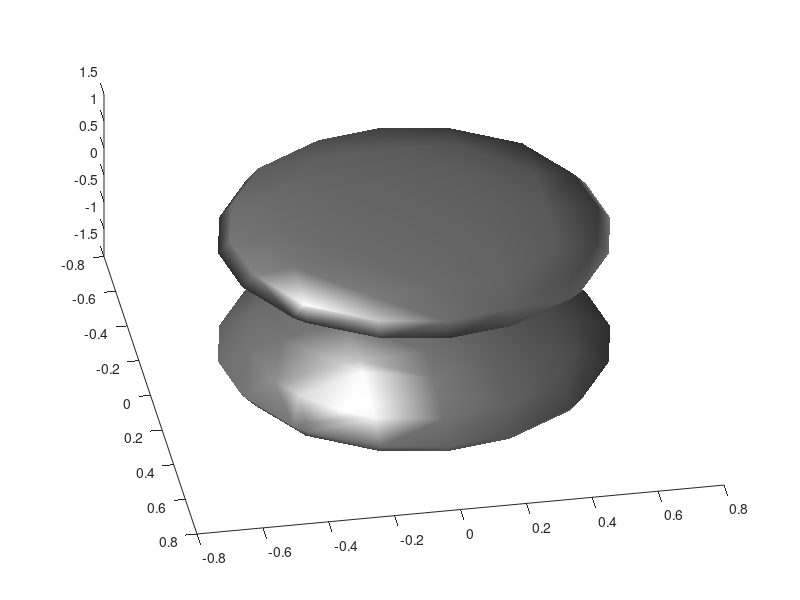

The MATLAB script that drew this image: (Note: this script raises an error after producing the figure.)
f = inline('(sin(x.^2+y.^2-z.^2)/20).*exp(-(x.^2+y.^2+z.^2))', ...
     'x','y','z');
x= linspace(-2, 2, 21); [xx, yy, zz]= meshgrid(x,x,x);
z = f(xx,yy,zz);
iso = linspace(min(z(:)),max(z(:)),5);
for i = 2:4
  figure(i)
  isosurface(xx,yy,zz,z, iso(i));view(80,60);
  colormap(gray); lighting phong; axis off;
end;
